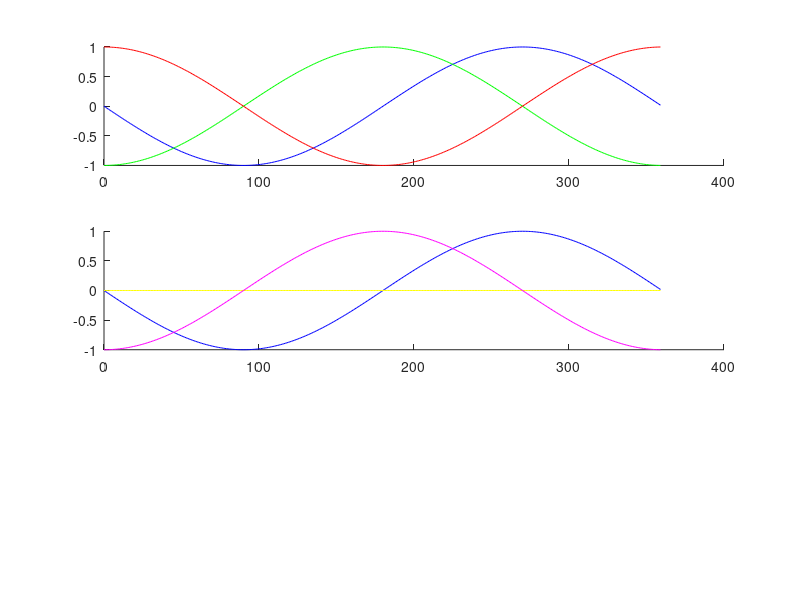

Here is the MATLAB script that generated this plot:
function plotlenniespace

Az = 0:1:359;


Sc = -sin(Az*pi/180);
Mc = -cos(Az*pi/180);
Lc = cos(Az*pi/180);

figure;
subplot(3,1,1);
plot(Az,Sc,'b'); 
hold on;
plot(Az,Mc,'g');
plot(Az,Lc,'r');
box off

subplot(3,1,2);
plot(Az,Sc,'b'); 
hold on;
plot(Az,0.5*(Mc+Lc),'y');
plot(Az,0.5*(Mc-Lc),'m');
box off
